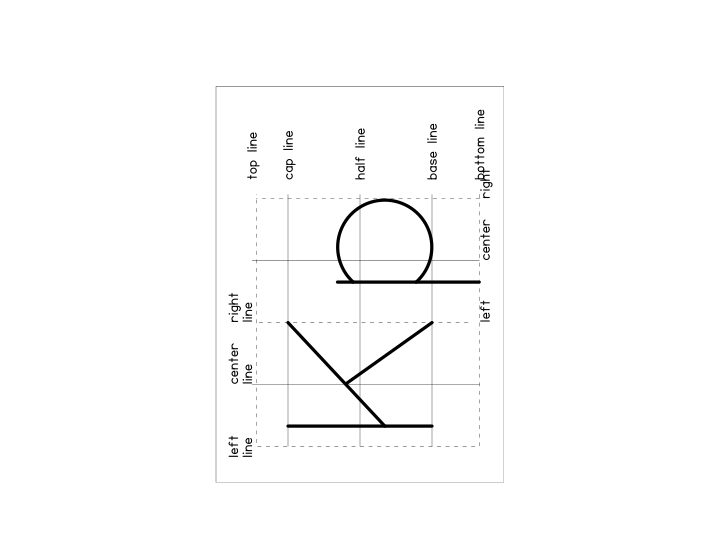

Write gnuplot code to recreate this figure.
rotate =yes
vyllc = 1.3
vxllc = -1
axlwt = 0
annlwt=0
header=0
xllc=0
yllc=0
xmin=0
xmax=5.5
ymin=0
ymax=4.0
xlen = 5.5
ylen = 4
pltlwt=-1
;draw square
pltype=lines
lintyp=0
0,0
0,4
5.5,4
5.5,0
0,0
plot
;inside solid lines
0.5,1.0
4.0,1.0
plot
0.5,2.00
4.0,2.00
plot
0.5,3.00
4.0,3.00
plot
1.36,3.5
1.36,.34
plot
3.08,3.5
3.08,.34
plot
;inside dashed lines
lintype = 4
4.,.34
.5,.34
.5,3.44
4.,3.44
plot
2.22,0.5
2.22,3.44
plot
3.94,.34
3.94,3.44
plot
msgsiz = 1
mhalign =left
mvalign =base
mxllc = .34
myllc = 3.7
"left
line"
mxllc = 1.36
myllc = 3.7
"center
line"
mxllc = 2.22
myllc = 3.7
"right
line"
mhalign =left
mvalign =half
mxllc = 4.2
myllc = 3.5
"top line"
myllc = 3
"cap line"
myllc = 2
"half line"
myllc = 1
"base line"
myllc = 0.34
"bottom line"
plot
mhalign =left
mvalign =top
mxllc = 2.22
myllc = 0.34
"left"
mxllc = 3.08
"center"
mxllc = 3.94
"right"
plot
msgangle=0
mhalign =left
mvalign =base  
msglwt = -9 
msgsiz = -2
myllc = 1
mxllc = .5
"Kp"
plot
